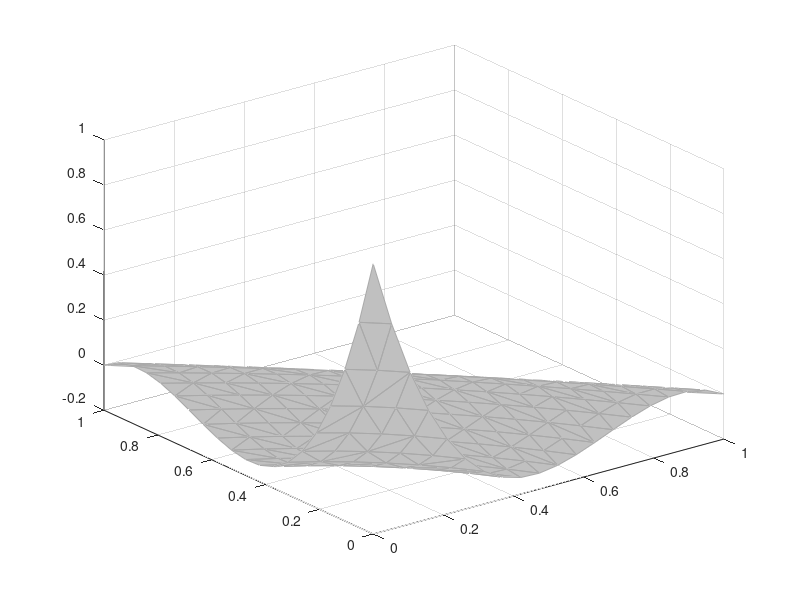
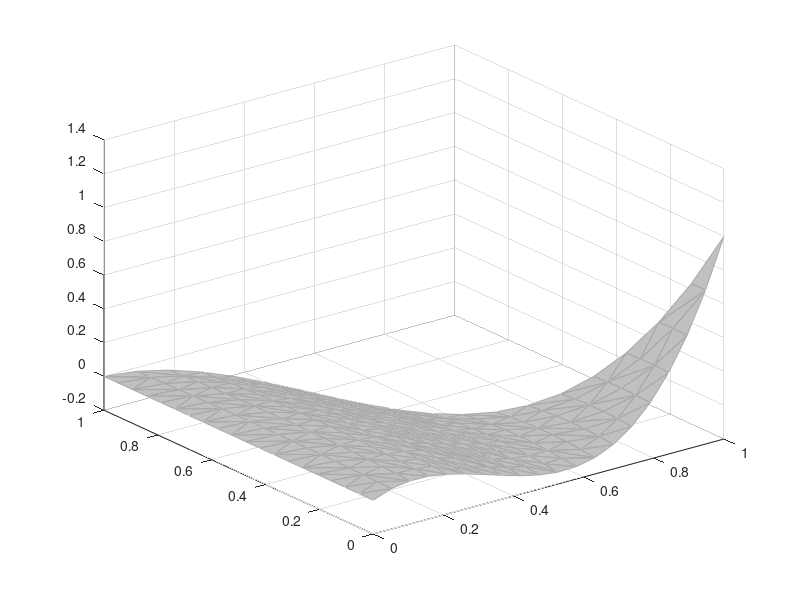
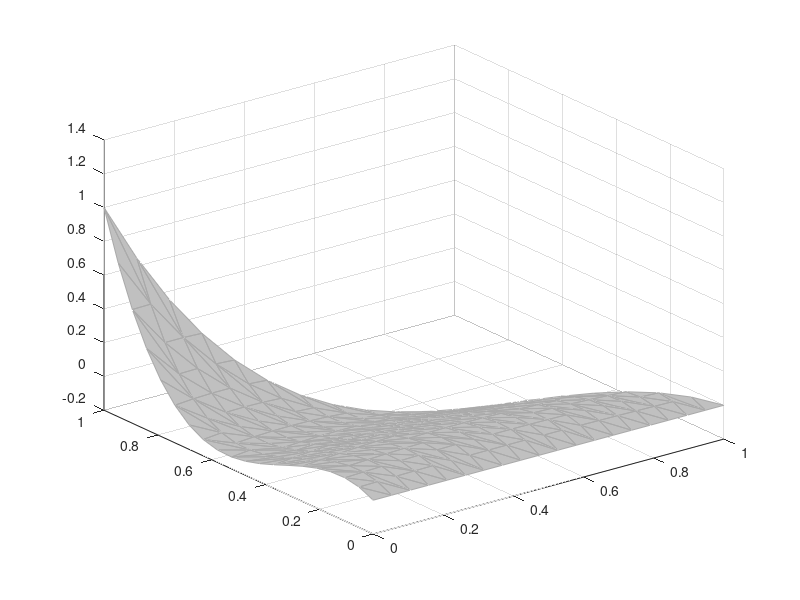
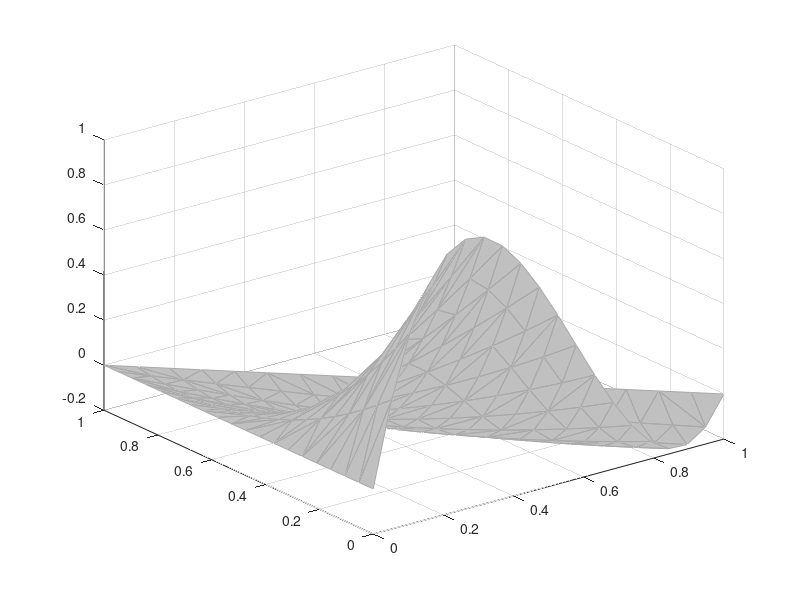

Here is the MATLAB script that generated these plots, in order: (Note: this script raises an error after producing the figures.)
% Basis functions expressed as:
% chi(xi,yi) = c1*xi^3 + c2*yi^3 + c3*xi^2*yi + c4*xi*yi^2 + ...
%              c5*xi^2 + c6*yi^2 + c7*xi*yi + c8*xi + c9*yi + c10
% Numbering of the nodes:
% 1 (0,0)
% 2 (1,0)
% 3 (0,1)
% 4 ((5-sqrt(5))/10,0)
% 5 ((5+sqrt(5))/10,0)
% 6 (1-((5-sqrt(5))/10),5-sqrt(5)/10)
% 7 (1-((5+sqrt(5))/10),5+sqrt(5)/10)
% 8 (0,(5+sqrt(5))/10)
% 9 (0,(5-sqrt(5))/10)
% 10 (1/3,1/3)

xi = [0, 1, 0, (sqrt(5)-1)/(2*sqrt(5)), (sqrt(5)+1)/(2*sqrt(5)), (sqrt(5)+1)/(2*sqrt(5)), (sqrt(5)-1)/(2*sqrt(5)), 0, 0, 1/3];
yi = [0, 0, 1, 0, 0, (sqrt(5)-1)/(2*sqrt(5)), (sqrt(5)+1)/(2*sqrt(5)), (sqrt(5)+1)/(2*sqrt(5)), (sqrt(5)-1)/(2*sqrt(5)), 1/3];

A = zeros(10,10);

for i = 1:10
    A(i,:) = [xi(i)^3, yi(i)^3, xi(i)^2*yi(i), xi(i)*yi(i)^2, xi(i)^2, yi(i)^2, xi(i)*yi(i), xi(i), yi(i), 1];
end

b = eye(10,10);

% Coefficients of the basis functions
c = A\b;

%plot the functions
P1 = [xi(1,1),yi(1,1)];
P2 = [xi(1,2),yi(1,2)];
P3 = [xi(1,3),yi(1,3)];
% Create triangular mesh of triangle P1,P2,P3
n=20;
[I,J]=meshgrid(linspace(0,1,n));
keep=I+J <= 1+eps;
IJ = [I(keep),J(keep)];
K = 1-sum(IJ,2);
F=delaunay(IJ);
IJK = [IJ,K];
XY=IJK*[P1;P2;P3];
x=XY(:,1);
y=XY(:,2);

close all
for j=1:size(A,1)
    phi = @(x,y) c(1,j)*x.^3 + c(2,j)*y.^3 + c(3,j)*x.^2.*y + c(4,j)*x.*y.^2 + c(5,j)*x.^2 + c(6,j)*y.^2 + c(7,j)*x.*y + c(8,j)*x + c(9,j)*y + c(10,j);
    figure(j)
    trisurf(F,x,y,phi(x,y),'FaceColor',(192/255)*[1 1 1],'EdgeColor',(169/255)*[1 1 1])
end


syms x y
chi = sym(zeros(10,1));

dchidx = sym(zeros(10,1));
dchidy = sym(zeros(10,1));

dchidxx = sym(zeros(10,1));
dchidxy = sym(zeros(10,1));
dchidyy = sym(zeros(10,1));

for j=1:10
    chi(j,1) = sym(c(1,j),'r')*x^3 + ...
               sym(c(2,j),'r')*y^3 + ...
               sym(c(3,j),'r')*x^2*y + ...
               sym(c(4,j),'r')*x*y^2 + ...
               sym(c(5,j),'r')*x^2 + ...
               sym(c(6,j),'r')*y^2 + ...
               sym(c(7,j),'r')*x*y + ...
               sym(c(8,j),'r')*x + ...
               sym(c(9,j),'r')*y + ...
               sym(c(10,j),'r');
    dchidx(j,1) = diff(chi(j,1),x);
    dchidy(j,1) = diff(chi(j,1),y);
%     dchidxx(j,1) = diff(chi(j,1),x,2);
%     dchidxy(j,1) = diff(chi(j,1),x,y);
%     dchidyy(j,1) = diff(chi(j,1),y,2);
end

symDERXX = sym(zeros(10,10));
symDERYY = sym(zeros(10,10));
symDERXY = sym(zeros(10,10));
symMASS  = sym(zeros(10,10));

% symDERXXXX = sym(zeros(10,10));
% symDERXXXY = sym(zeros(10,10));
% symDERXXYY = sym(zeros(10,10));
% symDERXYXY = sym(zeros(10,10));
% symDERXYYY = sym(zeros(10,10));
% symDERYYYY = sym(zeros(10,10));

for i=1:10
    for j=1:10
        symDERXX(i,j) = int(int(dchidx(i,1)*dchidx(j,1),y,0,-x+1),x,0,1);
        symDERYY(i,j) = int(int(dchidy(i,1)*dchidy(j,1),y,0,-x+1),x,0,1);
        symDERXY(i,j) = int(int(dchidx(i,1)*dchidy(j,1),y,0,-x+1),x,0,1);
        symMASS(i,j)  = int(int(chi(i,1)*chi(j,1),y,0,-x+1),x,0,1);
%         symDERXXXX(i,j) = int(int(dchidxx(i,1)*dchidxx(j,1),x,0,1-y),y,0,1);
%         symDERXXXY(i,j) = int(int(dchidxx(i,1)*dchidxy(j,1),x,0,1-y),y,0,1);
%         symDERXXYY(i,j) = int(int(dchidxx(i,1)*dchidyy(j,1),x,0,1-y),y,0,1);
%         symDERXYXY(i,j) = int(int(dchidxy(i,1)*dchidxy(j,1),x,0,1-y),y,0,1);
%         symDERXYYY(i,j) = int(int(dchidxy(i,1)*dchidyy(j,1),x,0,1-y),y,0,1);
%         symDERYYYY(i,j) = int(int(dchidyy(i,1)*dchidyy(j,1),x,0,1-y),y,0,1);
    end
end
